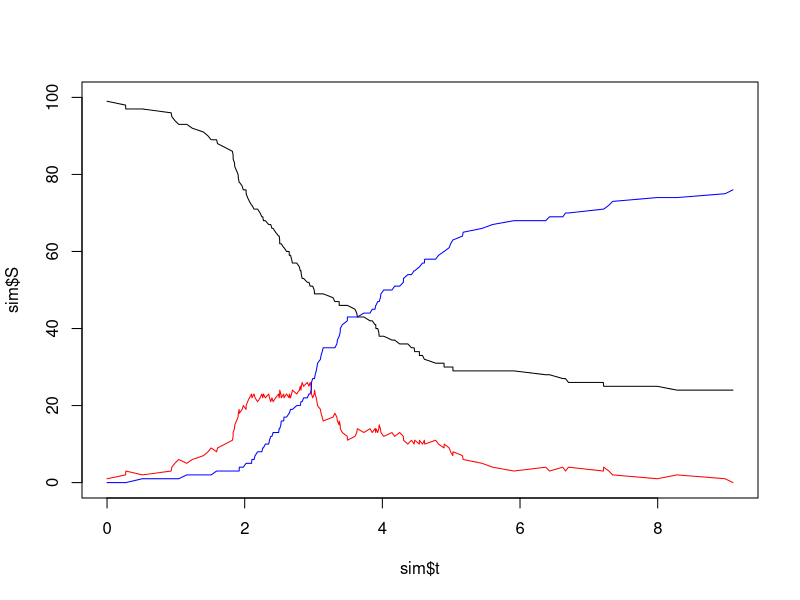
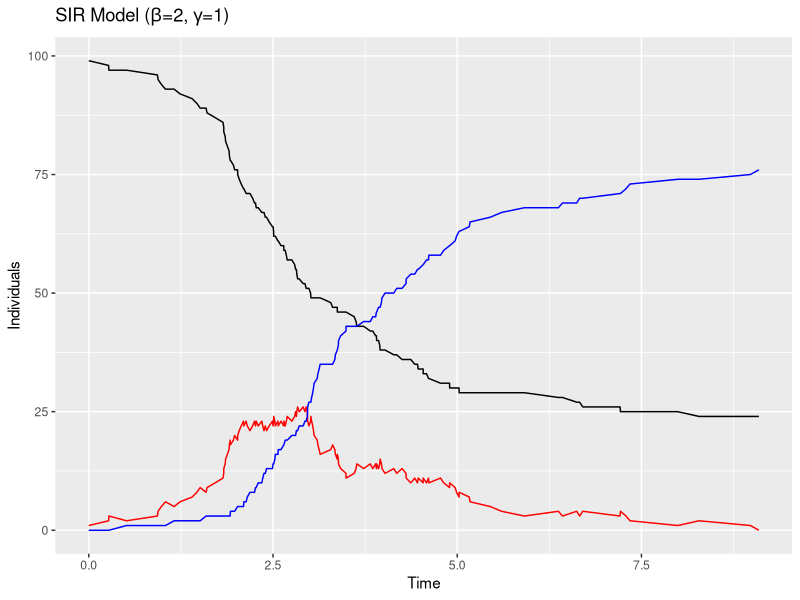

Write the R code that produced these figures, in order.
### simulating an SIR model

# function to run the simulation
SIR_simulate <- function(N,beta,gamma,seed){
  
  # setting the seed
  set.seed(seed)
  
  # vectors for infection and recovery times
  i <- rep(Inf, times=N)
  i[1] <- 0
  i_count <- 2
  r <- rep(Inf, times=N)
  r_count <- 1
  
  # starting values and vectors for the three categories
  S <- N-1
  S_vec <- c()
  S_vec[1] <- S
  I <- 1
  I_vec <- c()
  I_vec[1] <- I
  R <- 0
  R_vec <- c()
  R_vec[1] <- R
  
  # initial time and time vector
  t <- 0
  event_times <- c()
  event_times[1] <- 0
  event_no <- 2
  
  # running the model until I=0
  while(I != 0){
    
    # generate new time
    t_star <- rexp(1, beta*S*I/N + gamma*I)
    t <- t+t_star
    
    # decide which event happens
    u <- runif(1)
    prob <- (beta*S*I/N)/(beta*S*I/N + gamma*I)
    if(u<prob){
      event<-"SI"
    }
    else{
      event<-"IR"
    }
    
    # the event happens
    if(event=="SI"){
      S <- S-1
      I <- I+1
      i[i_count] <- t
      i_count <- i_count+1
    }
    else{
      I <- I-1
      R <- R+1
      r[r_count] <- t
      r_count <- r_count+1
    }
    
    # updating event vectors
    S_vec[event_no] <- S
    I_vec[event_no] <- I
    R_vec[event_no] <- R
    event_times[event_no] <- t
    event_no <- event_no+1
    
  }
  
  # returning values
  return(list(i=i,r=r,S=S_vec,I=I_vec,R=R_vec,t=event_times))
  
}

# running the simulation
sim <- SIR_simulate(100,2,1,11)

# resulting infection and recovery times
sim$i
sim$r

# plotting the results with base plot
plot(sim$t,sim$S,type="l",xlim=c(0,sim$t[length(sim$t)]),ylim=c(0,100))
lines(sim$t,sim$I,col="red")
lines(sim$t,sim$R,col="blue")

# plotting the results with ggplot
library(ggplot2)
df_S <- as.data.frame(cbind(sim$t,sim$S))
df_I <- as.data.frame(cbind(sim$t,sim$I))
df_R <- as.data.frame(cbind(sim$t,sim$R))
sim_plot <- ggplot() + geom_line(aes(x=V1,y=V2),df_S) + geom_line(aes(x=V1,y=V2),df_I,col="red") + geom_line(aes(x=V1,y=V2),df_R,col="blue")
sim_plot <- sim_plot + xlab("Time") + ylab("Individuals") + ggtitle(expression(paste("SIR Model (", beta, "=2, ", gamma, "=1)")))
print(sim_plot)